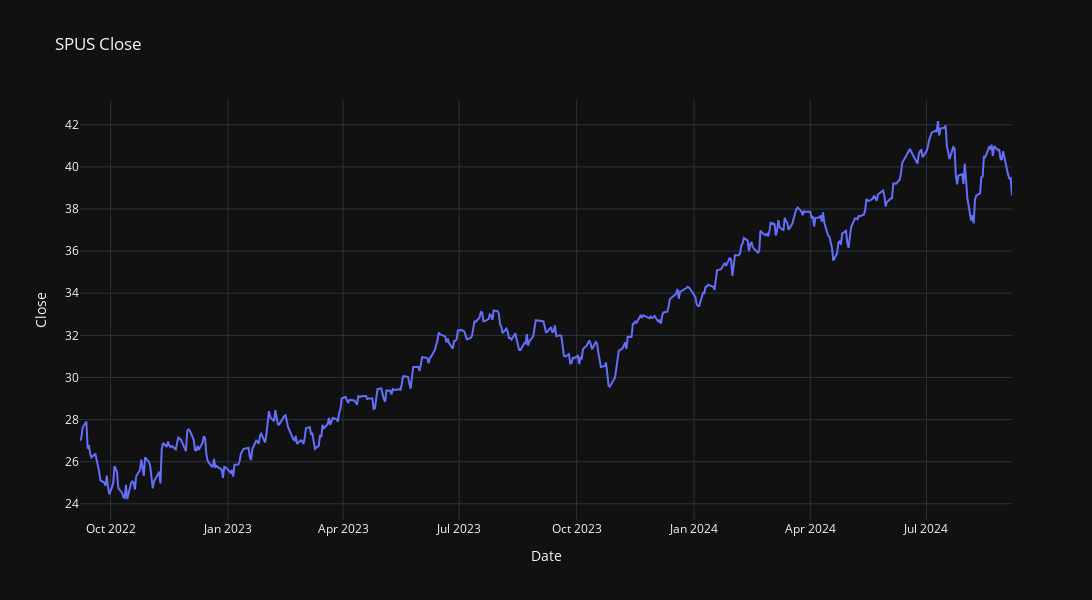

Notebook code for this chart:
### Code cell
fig = px.line(stocks, x='Date', y=stocks["Close"], title="SPUS Close", template="plotly_dark", height=600, width=1100,
             labels={
                
                   
                   "value":"Price"
                            
                 })

fig.show()

### Figure 1 — Plotly figure (JSON) as saved in the notebook; plotly's stock layout.template omitted (floating-point values rounded to 4 significant figures; data arrays with more than 128 entries replaced by an {"elided": "..."} marker saying what was removed)
{"data": [{"hovertemplate": "Date=%{x}<br>Close=%{y}<extra></extra>", "legendgroup": "", "line": {"color": "#636efa", "dash": "solid"}, "marker": {"symbol": "circle"}, "mode": "lines", "name": "", "orientation": "v", "showlegend": false, "type": "scatter", "x": {"elided": "503 str values"}, "xaxis": "x", "y": {"elided": "503 float values"}, "yaxis": "y"}], "layout": {"height": 600, "legend": {"tracegroupgap": 0}, "title": {"text": "SPUS Close"}, "width": 1100, "xaxis": {"anchor": "y", "autorange": true, "domain": [0, 1], "range": ["2022-09-07", "2024-09-06"], "title": {"text": "Date"}, "type": "date"}, "yaxis": {"anchor": "x", "autorange": true, "domain": [0, 1], "range": [23.23, 43.18], "title": {"text": "Close"}, "type": "linear"}}}
